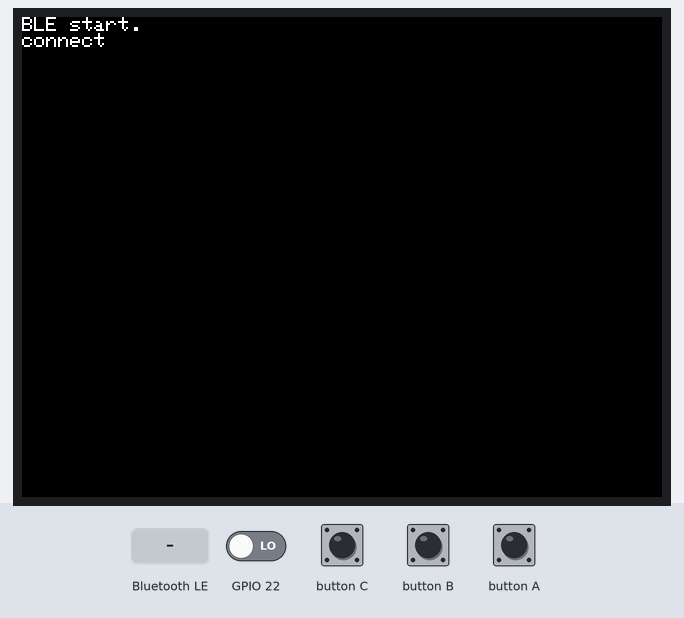
A sketch run on a simulated ESP32. Shown: 320×240 colour display. Inputs (shaded band) come from the test bench; at power-on: GPIO 22 LOW. Nothing arrives over Bluetooth unless stated; a phone connects over Bluetooth LE 3 s after start; what the sketch prints to the serial monitor is not drawn.

Above: at 3.7 s.
3.8 s: button B pressed for 0.15 s
At 4.2 s:
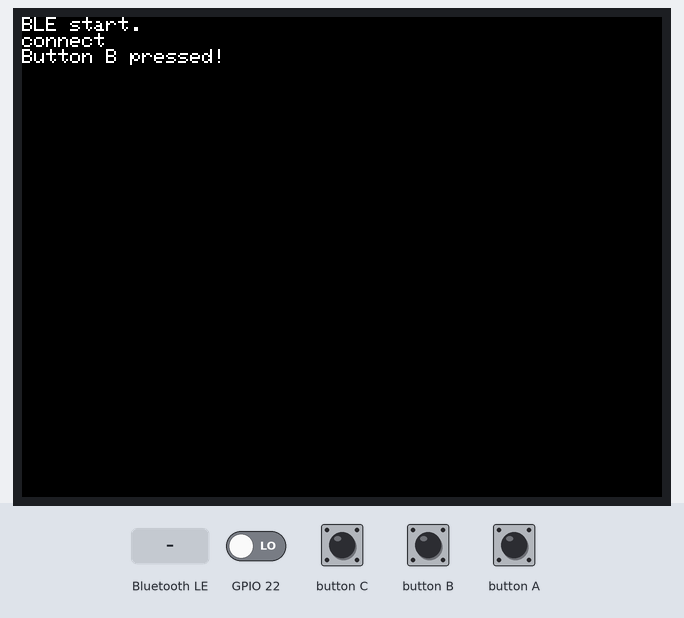
5.4 s: Bluetooth LE write "1" received
6.9 s: button B pressed for 1 s
At 7.7 s:
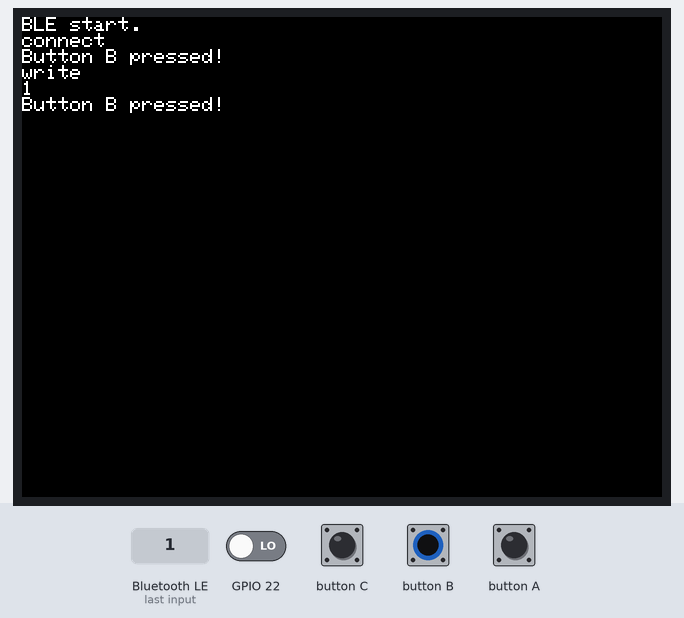
9.4 s: Bluetooth LE write "0" received
Timing chart, 0 to 12.4 s (numbered marks = the images above; inputs shaded):
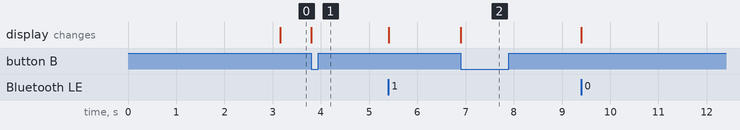

Measured:
- after the input at 3.8 s, the display: changes at once (image 1)
- after the input at 6.9 s, the display: changes at once (image 2)

The sketch:

heart-rate.ino
```cpp
#include <M5Stack.h>
#include <BLEDevice.h>
#include <BLEUtils.h>
#include <BLEServer.h>
#include <BLE2902.h>

// BLE
#define SERVICE_UUID        "8a61d7f7-888e-4e72-93be-0df87152fc6d"
#define CHARACTERISTIC_UUID "fae2e24f-aea2-48cb-b449-55ec20518e93"

BLEServer* pServer = NULL;
BLECharacteristic* pCharacteristic = NULL;
bool deviceConnected = false;

// HeartRate
unsigned char counter;
unsigned long temp[11];
unsigned long sub;
bool data_effect = true;
unsigned int heart_rate;
const int max_heartpluse_duty = 2000;

/**
 * BLE
 */

class MyServerCallbacks: public BLEServerCallbacks {
    void onConnect(BLEServer* pServer) {
      M5.Lcd.println("connect");
      deviceConnected = true;
    };

    void onDisconnect(BLEServer* pServer) {
      M5.Lcd.println("disconnect");
      deviceConnected = false;
    }
};

class MyCallbacks: public BLECharacteristicCallbacks {
  void onRead(BLECharacteristic *pCharacteristic) {
    M5.Lcd.println("read");
    pCharacteristic->setValue("Hello World!");
  }

  void onWrite(BLECharacteristic *pCharacteristic) {
    M5.Lcd.println("write");
    std::string value = pCharacteristic->getValue();
    M5.Lcd.println(value.c_str());
  }
};

/**
 * HeartRate
 */

void sum()
{
  if (data_effect)
  {
    heart_rate = 600000 / (temp[10] - temp[0]); //60*20*1000/20_total_time
    Serial.print("Heart_rate_is:\t");
    Serial.println(heart_rate);
    pCharacteristic->setValue(heart_rate);
    pCharacteristic->notify();
  }
  data_effect = 1; //sign bit
}

void interrupt()
{
  temp[counter] = millis();

  Serial.println(counter, DEC);
  Serial.println(temp[counter]);

  switch (counter)
  {
    case 0:
      sub = temp[counter] - temp[10];
      Serial.println(sub);
      break;
    default:
      sub = temp[counter] - temp[counter - 1];
      Serial.println(sub);
      break;
  }

  if (sub > max_heartpluse_duty) //set 2 seconds as max heart pluse duty
  {
    data_effect = 0; //sign bit
    counter = 0;
    Serial.println("Heart rate measure error,test will restart!" );
    arrayInit();
  }

  if (counter == 10 && data_effect)
  {
    counter = 0;
    sum();
  }
  else if (counter != 10 && data_effect)
  {
    counter++;
  }
  else
  {
    counter = 0;
    data_effect = 1;
  }
}

void arrayInit()
{
  for (unsigned char i = 0; i < 10; i ++)
  {
    temp[i] = 0;
  }
  temp[10] = millis();
}

void setup() {
  Serial.begin(115200);
  M5.begin();
  M5.setWakeupButton(BUTTON_A_PIN);
  M5.Lcd.println("BLE start.");
  m5.Speaker.mute();

  // デバイスを初期化
  BLEDevice::init("m5-stack");
  // サーバーを生成
  BLEServer *pServer = BLEDevice::createServer();
  // コールバック関数を設定
  pServer->setCallbacks(new MyServerCallbacks());

  // アドバタイズオブジェクトを取得
  BLEAdvertising *pAdvertising = pServer->getAdvertising();

  // Serviceを生成
  BLEService *pService = pServer->createService(SERVICE_UUID);
  // Characteristicを生成
  pCharacteristic = pService->createCharacteristic(
                                         CHARACTERISTIC_UUID,
                                         BLECharacteristic::PROPERTY_READ |
                                         BLECharacteristic::PROPERTY_WRITE |
                                         BLECharacteristic::PROPERTY_NOTIFY |
                                         BLECharacteristic::PROPERTY_INDICATE
                                       );

  // コールバック関数を設定
  pCharacteristic->setCallbacks(new MyCallbacks());

  pCharacteristic->addDescriptor(new BLE2902());

  // Serviceを起動
  pService->start();
  // アドバタイズ起動
  pAdvertising->start();

  // HeartRate
  arrayInit();
  Serial.println("Heart rate test begin.");
  attachInterrupt(22, interrupt, RISING);//set interrupt 0,digital port 2
}

void loop() {
  if(M5.BtnA.wasPressed()) {
    M5.powerOFF();
  }
  if (deviceConnected) {
    if(M5.BtnB.wasPressed()) {
      M5.Lcd.println("Button B pressed!");
      pCharacteristic->setValue("Button B pressed!");
      pCharacteristic->notify();
    }
  }
  M5.update();
}
```
